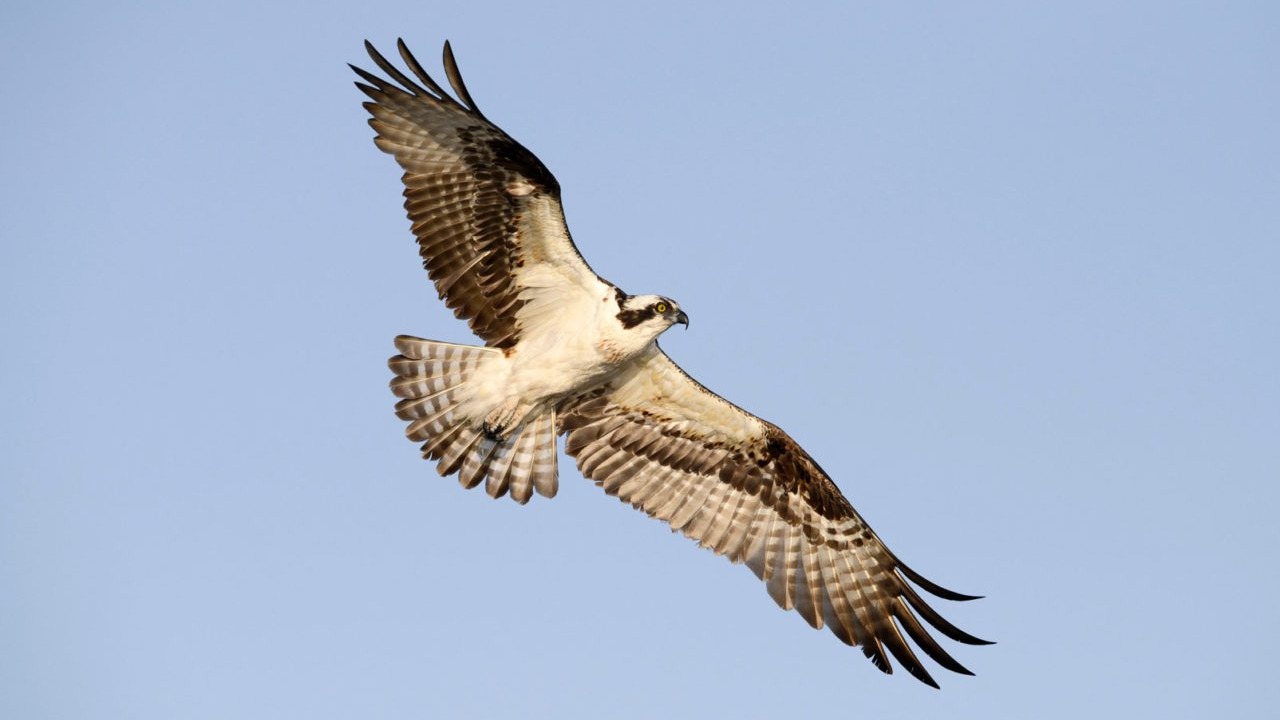
#> input picture test.jpg, 1280 x 720 px
$ python Hw12.py
#> lines starting #> are read from the running program, lines starting #| are printed output that depends on the picture
import cv2
import numpy as np
import random
import matplotlib.pyplot as plt
import math

# Read Image
def read_image():
    img_gray = cv2.imread("test.jpg", cv2.IMREAD_GRAYSCALE)
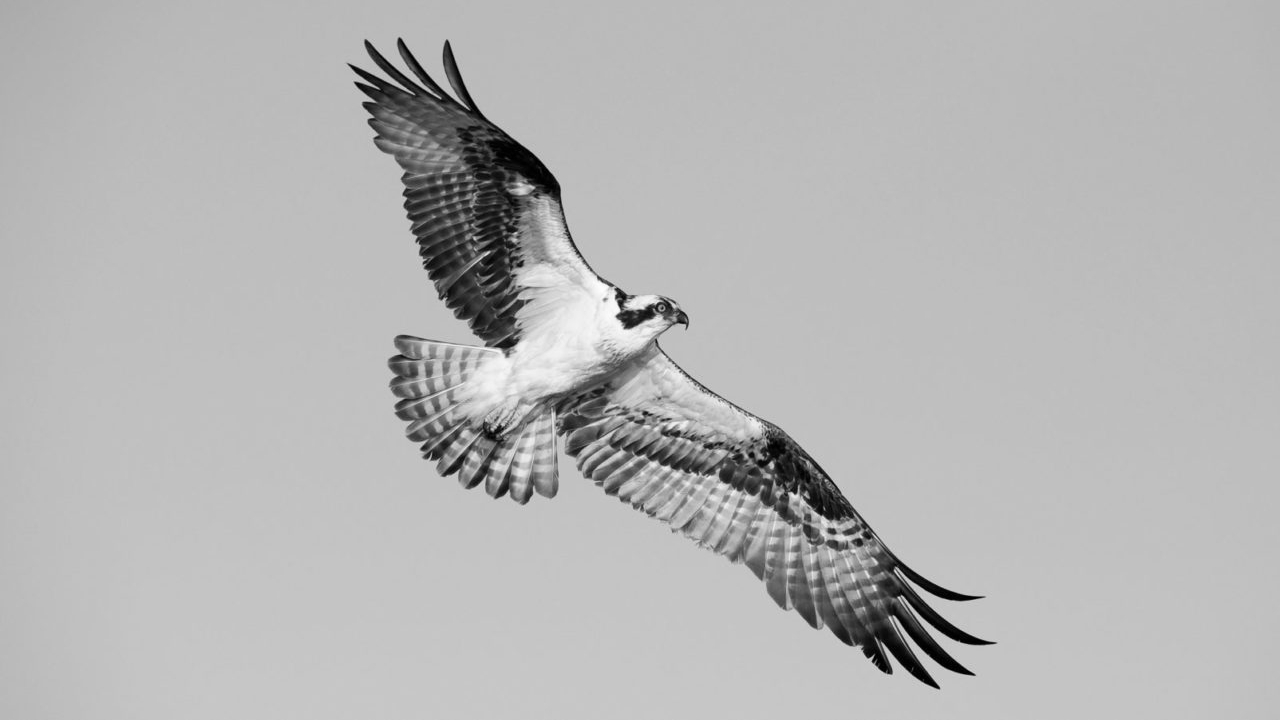
#> img_gray: shape (720, 1280); min 0, max 253, mean 181
    return img_gray

# Divide Image
def slice_image(img, num_pieces):
#> called with num_pieces = 8
    height, width = img.shape
#> height = 720; width = 1280
    aspect_ratio = width / height
#> aspect_ratio = 1.78

    # Find a piece size that is close to the aspect ratio
    factors = []
    for i in range(1, int(math.sqrt(num_pieces)) + 1):
        if num_pieces % i == 0:
            factors.append((i, num_pieces // i))

    # Find the closest piece size
    best_pair = None
    min_diff = float('inf')
    for rows, cols in factors:
        current_ratio = cols / rows
        diff = abs(current_ratio - aspect_ratio)
        if diff < min_diff:
            min_diff = diff
            best_pair = (rows, cols)
#> after the loop, best_pair = (2, 4); min_diff = 0.222

    if best_pair is None:
        # If no suitable pair is found, use a single row
        rows, cols = 1, num_pieces
    else:
        rows, cols = best_pair
#> rows = 2; cols = 4

    piece_width = width // cols
#> piece_width = 320
    piece_height = height // rows
#> piece_height = 360
    pieces = []

    for row in range(rows):
        for col in range(cols):
            left = col * piece_width
            upper = row * piece_height
            right = left + piece_width
            lower = upper + piece_height
            piece = img[upper:lower, left:right]
            pieces.append(piece)
#> after the loop, pieces = 8 items

    return pieces, (piece_height, piece_width), (rows, cols)

# Piece Shuffle
def shuffle_pieces(pieces):
    shuffled_pieces = pieces.copy()
    random.shuffle(shuffled_pieces)
    return shuffled_pieces

# Reconstruct image
def reconstruct_image(pieces, piece_size, rows, cols):
    piece_height, piece_width = piece_size
    reconstructed_image = np.zeros((piece_height * rows, piece_width * cols), dtype=pieces[0].dtype)

    index = 0
    for row in range(rows):
        for col in range(cols):
            upper = row * piece_height
            left = col * piece_width
            reconstructed_image[upper:upper + piece_height, left:left + piece_width] = pieces[index]
            index += 1

    return reconstructed_image

# Fitness Function
def fitness_function(individual, original_pieces):
    correct_positions = sum(1 for i in range(len(individual)) if np.array_equal(individual[i], original_pieces[i]))
    return correct_positions

# Find Parents
def select_parents(population, fitness_scores):
    selected_indices = np.argsort(fitness_scores)[-2:]  # En iyi iki bireyi seç
    return [population[selected_indices[0]], population[selected_indices[1]]]

# Crossover Funtcion
def crossover(parent1, parent2):
    cut = random.randint(1, len(parent1) - 1)

    def is_piece_in_list(piece, pieces_list):
        return any(np.array_equal(piece, p) for p in pieces_list)

    child = parent1[:cut] + [piece for piece in parent2 if not is_piece_in_list(piece, parent1[:cut])]
    return child

# Mutation Function
def mutate(individual, mutation_rate=0.1):
    if random.random() < mutation_rate:
        i, j = random.sample(range(len(individual)), 2)
        individual[i], individual[j] = individual[j], individual[i]
    return individual

# Fitness Scores Plot
def plot_fitness_scores(generation, fitness_scores):
    plt.figure(figsize=(10, 6))
    plt.bar(range(len(fitness_scores)), fitness_scores, color='blue')
    plt.xlabel('Birey')
    plt.ylabel('Fitness Skoru')
    plt.ylim(0, max(fitness_scores) + 1)
    plt.title(f'Generation {generation} Fitness Scores')

    # X axis ticks
    plt.xticks(range(len(fitness_scores)), range(1, len(fitness_scores) + 1))

    plt.savefig(f"output_graph/Generation_{generation}_fitness_scores.png")
    plt.close()

# Genetic Algorithm
def genetic_algorithm(shuffled_pieces, original_pieces, piece_size, rows, cols, population_size=20, generations=1000):
    population = [shuffle_pieces(shuffled_pieces) for _ in range(population_size)]

    for generation in range(generations):
        fitness_scores = [fitness_function(individual, original_pieces) for individual in population]

        # Fitness scores plot save
        plot_fitness_scores(generation, fitness_scores)

        # Print fitness scores for the current generation
        print(f"Generation {generation}: Fitness Scores = {fitness_scores}")

        if max(fitness_scores) == len(original_pieces):  # Tam doğru birey bulunduysa
            best_individual = population[np.argmax(fitness_scores)]
            print(f"Solved in generation {generation}")
            return best_individual

        parents = select_parents(population, fitness_scores)

        # Generation Best Individual save and show
        population_best_individual = reconstruct_image(parents[1], piece_size, rows, cols)
        cv2.imshow(f"Generation {generation} Best Individual", population_best_individual)
        cv2.imwrite(f"output_images/Generation_{generation}_best_individual.png", population_best_individual)
        cv2.waitKey(1)

        next_generation = []

        for _ in range(population_size):
            child = crossover(parents[0], parents[1])
            child = mutate(child)
            next_generation.append(child)

        population = next_generation

    best_individual = population[np.argmax([fitness_function(ind, original_pieces) for ind in population])]
    return best_individual

# Preprocessing
def preprocessing(patch_size):
    img = read_image()
    pieces, piece_size, (rows, cols) = slice_image(img, patch_size)
#> pieces = 8 items; piece_size = (360, 320); rows = 2; cols = 4
    shuffled_pieces = shuffle_pieces(pieces)
#> in shuffle_pieces, `shuffled_pieces = pieces.copy()`: shuffled_pieces = 8 items
#> shuffled_pieces = 8 items
    return shuffled_pieces, piece_size, pieces, rows, cols

def main():
    patch_size = 8
    shuffled_pieces, piece_size, original_pieces, rows, cols = preprocessing(patch_size)
#> shuffled_pieces = 8 items; piece_size = (360, 320); original_pieces = 8 items; rows = 2; cols = 4
    best_solution = genetic_algorithm(shuffled_pieces, original_pieces, piece_size=piece_size, rows=rows, cols=cols)
#> in genetic_algorithm, `population = [shuffle_pieces(shuffled_pieces) for _ in range(populatio..`: population = 20 items
#> the loop in genetic_algorithm, `for generation in range(generations):` made 33 passes
#> (fitness_scores, selected_indices in select_parents) on passes 1 to 8: ([4, 3, 0, 1, 0, 1, 1, 2, 1, 0, 0, 0, 3, 0, 1, 1, 0, 1, 1, 1], [12, 0]), ([3, 4, 4, 4, 3, 3, 4, 3, 3, 3, 4, 3, 3, 3, 1, 4, 4, 3, 4, 3], [16, 18]), ([4, 4, 4, 4, 3, 5, 4, 4, 4, 4, 4, 4, 4, 4, 4, 4, 4, 4, 4, 2], [18, 5]), ([4, 3, 5, 4, 4, 4, 5, 5, 5, 4, 4, 4, 4, 5, 4, 5, 4, 4, 5, 4], [8, 18]), ([5, 5, 5, 4, 5, 5, 5, 5, 5, 5, 3, 5, 5, 5, 5, 5, 5, 5, 5, 5], [18, 19]), ([5, 5, 5, 5, 4, 5, 5, 5, 5, 5, 5, 5, 5, 5, 5, 5, 5, 5, 5, 3], [17, 18]), ([5, 5, 5, 4, 5, 3, 5, 5, 5, 4, 5, 5, 4, 5, 5, 5, 4, 5, 5, 5], [18, 19]), ([5, 5, 5, 5, 5, 5, 5, 5, 5, 5, 5, 5, 5, 5, 5, 5, 5, 5, 5, 4], [17, 18])
#> (fitness_scores, selected_indices in select_parents) on passes 10, 14: ([5, 5, 5, 5, 5, 5, 5, 5, 5, 4, 3, 3, 5, 5, 5, 5, 5, 5, 5, 5], [18, 19]), ([5, 5, 5, 5, 4, 5, 5, 5, 3, 5, 5, 5, 5, 5, 5, 5, 5, 5, 5, 5], [18, 19])
#| Generation 0: Fitness Scores = [4, 3, 0, 1, 0, 1, 1, 2, 1, 0, 0, 0, 3, 0, 1, 1, 0, 1, 1, 1]
#| Generation 1: Fitness Scores = [3, 4, 4, 4, 3, 3, 4, 3, 3, 3, 4, 3, 3, 3, 1, 4, 4, 3, 4, 3]
#| Generation 2: Fitness Scores = [4, 4, 4, 4, 3, 5, 4, 4, 4, 4, 4, 4, 4, 4, 4, 4, 4, 4, 4, 2]
#| Generation 3: Fitness Scores = [4, 3, 5, 4, 4, 4, 5, 5, 5, 4, 4, 4, 4, 5, 4, 5, 4, 4, 5, 4]
#| Generation 4: Fitness Scores = [5, 5, 5, 4, 5, 5, 5, 5, 5, 5, 3, 5, 5, 5, 5, 5, 5, 5, 5, 5]
#| Generation 5: Fitness Scores = [5, 5, 5, 5, 4, 5, 5, 5, 5, 5, 5, 5, 5, 5, 5, 5, 5, 5, 5, 3]
#| Generation 6: Fitness Scores = [5, 5, 5, 4, 5, 3, 5, 5, 5, 4, 5, 5, 4, 5, 5, 5, 4, 5, 5, 5]
#| Generation 7: Fitness Scores = [5, 5, 5, 5, 5, 5, 5, 5, 5, 5, 5, 5, 5, 5, 5, 5, 5, 5, 5, 4]
#> (further printed lines are left out)
#> pass 1, in plot_fitness_scores, `plt.savefig(f"output_graph/Generation_{generation}_fitness_scores.png")`:
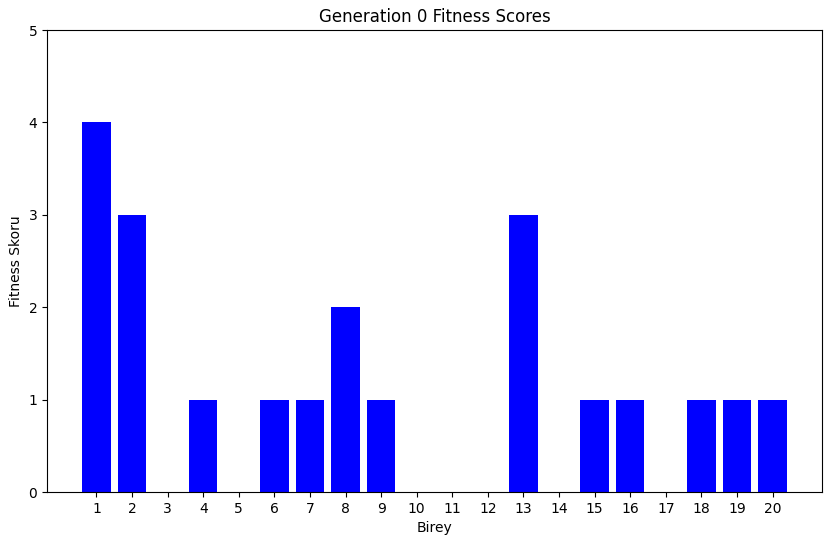
#> figure drawn by matplotlib, 1 panel; tallest bar 4 high, from x = -0.4 to 0.4
#> pass 1, in genetic_algorithm, `population_best_individual = reconstruct_image(parents[1], piece_size,..`:
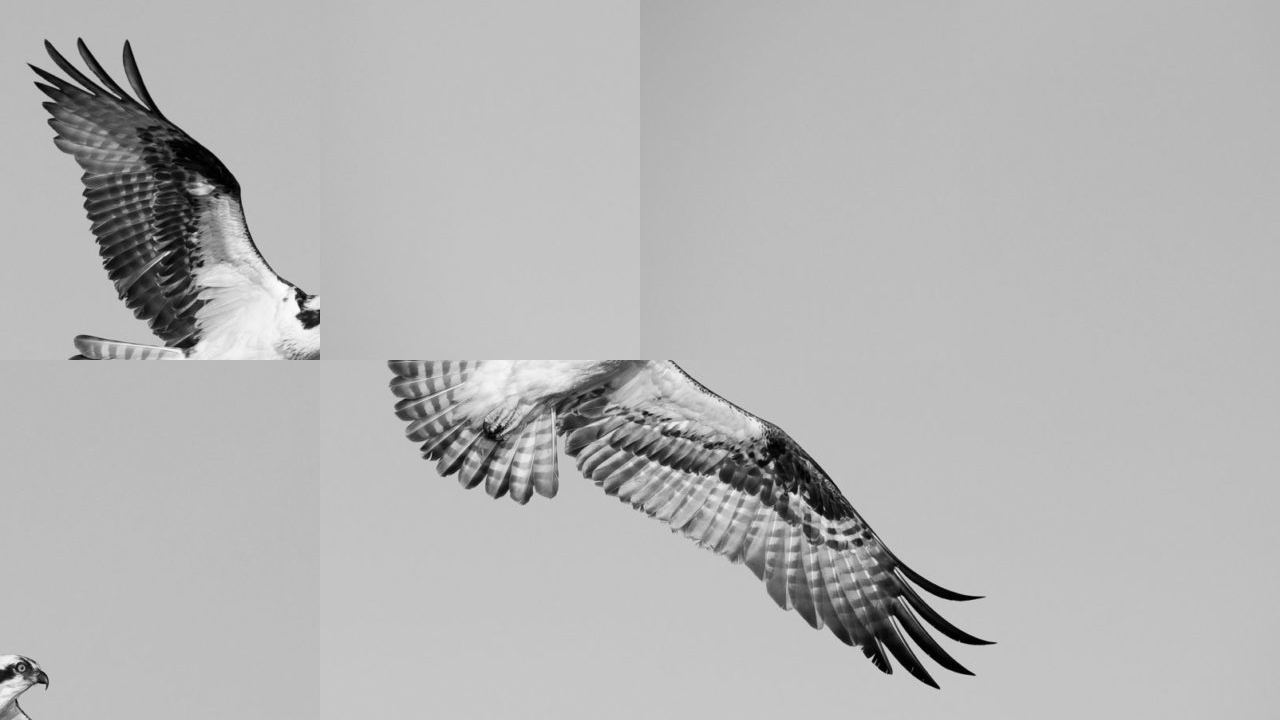
#> population_best_individual: shape (720, 1280); min 0, max 253, mean 181
#> pass 2, in plot_fitness_scores (call 2), `plt.savefig(f"output_graph/Generation_{generation}_fitness_scores.png")`:
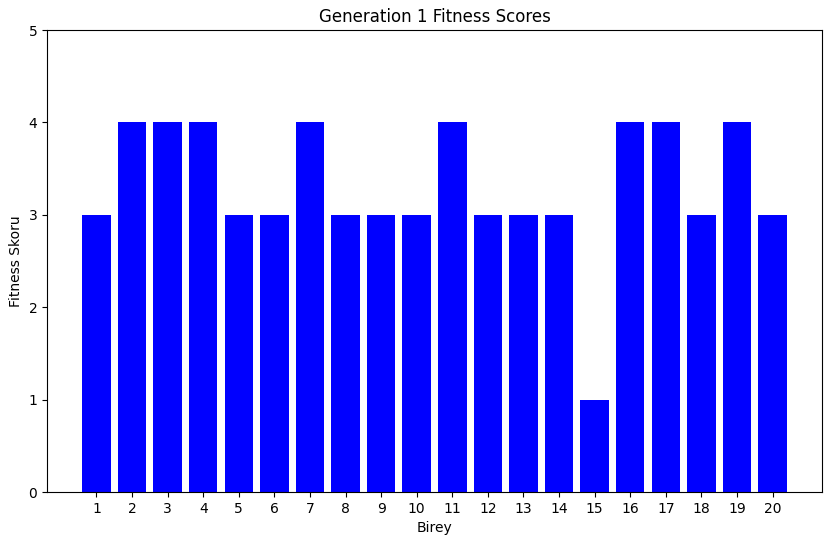
#> figure drawn by matplotlib, 1 panel
    solved_image = reconstruct_image(best_solution, piece_size, rows, cols)
    original_image = reconstruct_image(original_pieces, piece_size, rows, cols)
    shuffled_img = reconstruct_image(shuffled_pieces, piece_size, rows, cols)
#> after the loop in reconstruct_image (call 35), `for row in range(rows):`:
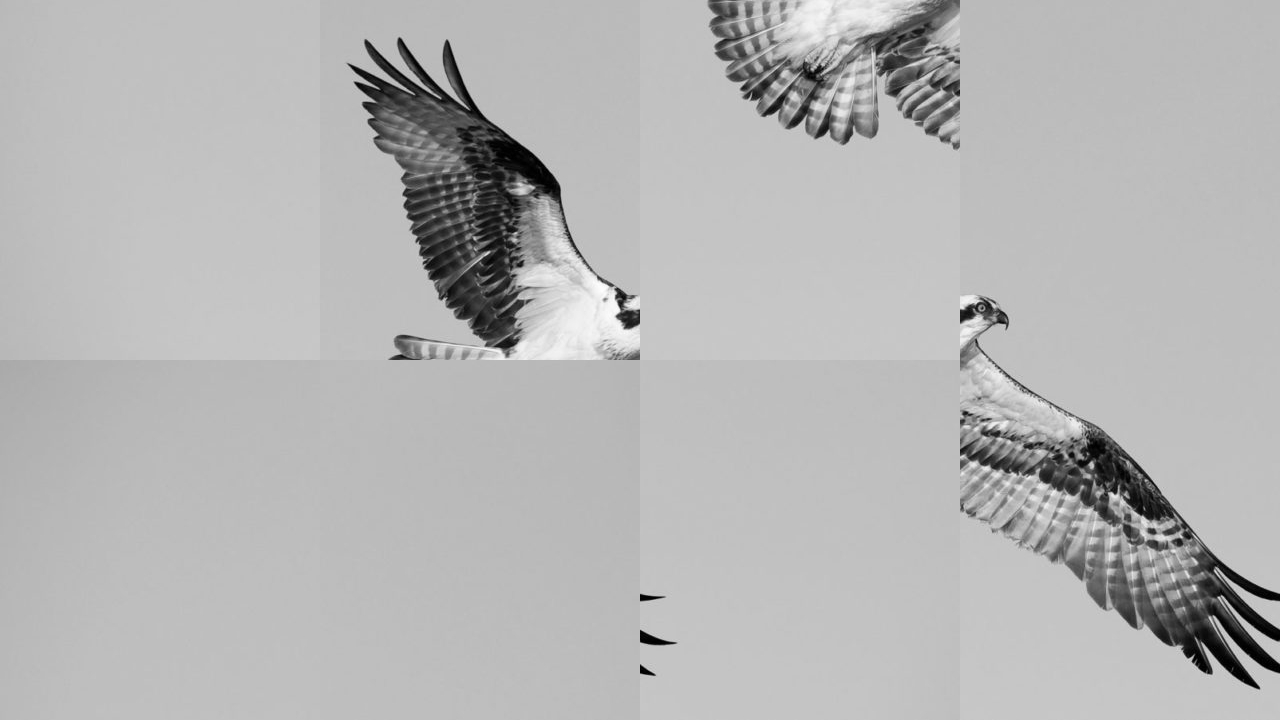
#> reconstructed_image: shape (720, 1280); min 0, max 253, mean 181

    cv2.imshow("Original Image", original_image)
    cv2.imshow("Shuffled Image", shuffled_img)
    cv2.imshow("Solved Image", solved_image)
    cv2.imwrite(f"output_images/Original_Image.png", original_image)
    cv2.imwrite(f"output_images/Shuffled_Image.png", shuffled_img)
    cv2.imwrite(f"output_images/Solved_Image.png", solved_image)
    cv2.waitKey(0)
    cv2.destroyAllWindows()

if __name__ == "__main__":
    main()
